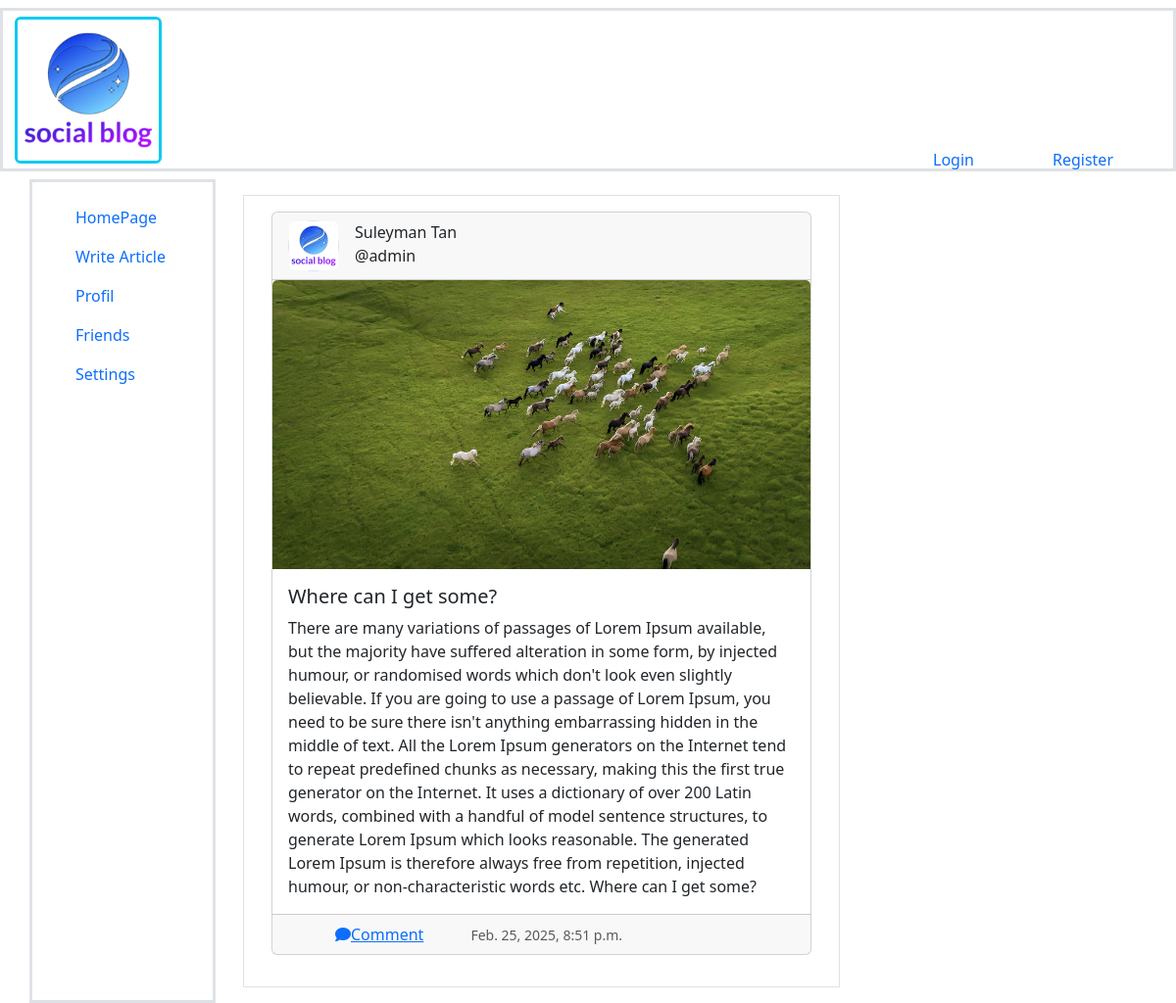
The app's page /articles/read-article/second-article with its own data.
### articles/models.py (models this page shows, shortened)
class Article(models.Model):
    title=models.CharField(max_length=200)
    content = models.TextField()
    author = models.ForeignKey(User,on_delete=models.CASCADE,related_name="articles")
    created_at = models.DateTimeField(auto_now_add=True)
    updated_at = models.DateTimeField(auto_now=True)
    slug = models.SlugField(unique=True,blank=True,null=True)
    image = models.ImageField(upload_to='article_images/',blank=True,null=True)
    class Meta:
        ordering = ['-created_at']

### articles/views.py (the view)
# urls.py: path("read-article/<str:slug>",views.read_article,name="read-article"),
def read_article(request,slug):
    article_read = Article.objects.select_related('author').get(slug=slug)
    return render(request,'read_article.html',{'article_read':article_read})

### templates/read_article.html (shortened to what this page needs)
{% extends "base.html" %}
{% load static %}
{% block content %}
{% if article_read %}
<div class="container-fluid border">
    <row>
        <div class="col-md-12 p-3">
            <div class="card mb-3">
                <div class="card-header d-flex flex-row">
                    <div class="text-center border" style="border-radius:50%; !important;">
                        <img src="{% static "images/logo.png" %}" class="rounded " alt="..." style='height:50px; width:50px; border-radius:50%; !important;'>
                    </div>
                    <p class="card-text ps-3">{{article_read.author.get_full_name}}</br>@{{article_read.author}}</p>
                </div>
                {% if article_read.image %}
                <img src="{{article_read.image.url }}" class="card-img-top" alt="...">
                <div class="card-body">
                    <h5 class="card-title">{{article_read.title}}</h5>
                    <p class="card-text">{{article_read.content}}</p>
                </div>
                <div class="card-footer text-body-secondary d-flex flex-row">
                    <a href="{% url 'comment' article_read.slug %}"><p class="card-text ps-5"><i class="fa-solid fa-comment"></i>Comment</p></a>
                    <p class="card-text ps-5"><small class="text-body-secondary">{{article_read.created_at}} </small></p>
                </div>
                {% endif%}
            </div>
        </div>
    </row>
</div>
    {%endif %}
{% endblock content %}

### records on screen
Article: author.get_full_name "Suleyman Tan", author "admin", image (picture), title "Where can I get some?", content "There are many variations of passages of Lorem Ipsum available, but the majority have suffered alteration in some form, by injected humour, or randomised words which don't look even slightly believable. If you are going to use a passage of Lorem Ipsum, you need to be sure there isn't anything embarrassing hidden in the middle of text. All the Lorem Ipsum generators on the Internet tend to repeat predefined chunks as necessary, making this the first true generator on the Internet. It uses a dictionary of over 200 Latin words, combined with a handful of model sentence structures, to generate Lorem Ipsum which looks reasonable. The generated Lorem Ipsum is therefore always free from…", created_at "Feb. 25, 2025, 8:51 p.m."
